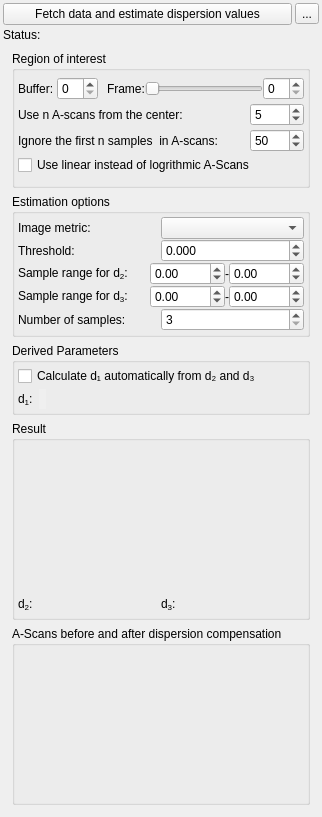
<?xml version="1.0" encoding="UTF-8"?>
<ui version="4.0">
 <class>DispersionEstimatorForm</class>
 <widget class="QWidget" name="DispersionEstimatorForm">
  <property name="geometry">
   <rect>
    <x>0</x>
    <y>0</y>
    <width>307</width>
    <height>817</height>
   </rect>
  </property>
  <property name="sizePolicy">
   <sizepolicy hsizetype="Preferred" vsizetype="Preferred">
    <horstretch>0</horstretch>
    <verstretch>0</verstretch>
   </sizepolicy>
  </property>
  <property name="minimumSize">
   <size>
    <width>0</width>
    <height>0</height>
   </size>
  </property>
  <property name="maximumSize">
   <size>
    <width>16777215</width>
    <height>16777215</height>
   </size>
  </property>
  <property name="windowTitle">
   <string>Form</string>
  </property>
  <layout class="QVBoxLayout" name="verticalLayout_7">
   <property name="spacing">
    <number>0</number>
   </property>
   <property name="leftMargin">
    <number>3</number>
   </property>
   <property name="topMargin">
    <number>3</number>
   </property>
   <property name="rightMargin">
    <number>3</number>
   </property>
   <property name="bottomMargin">
    <number>3</number>
   </property>
   <item>
    <layout class="QVBoxLayout" name="verticalLayout_5">
     <property name="spacing">
      <number>3</number>
     </property>
     <item>
      <layout class="QHBoxLayout" name="horizontalLayout_16">
       <item>
        <widget class="QPushButton" name="pushButton_fetch">
         <property name="text">
          <string>Fetch data and estimate dispersion values</string>
         </property>
        </widget>
       </item>
       <item>
        <widget class="QToolButton" name="toolButton_settings">
         <property name="text">
          <string>...</string>
         </property>
        </widget>
       </item>
      </layout>
     </item>
     <item>
      <widget class="QLabel" name="label_status">
       <property name="text">
        <string>Status:</string>
       </property>
      </widget>
     </item>
    </layout>
   </item>
   <item>
    <widget class="QWidget" name="widget_settings_area" native="true">
     <layout class="QVBoxLayout" name="verticalLayout_3">
      <item>
       <widget class="QGroupBox" name="groupBox">
        <property name="sizePolicy">
         <sizepolicy hsizetype="Expanding" vsizetype="Expanding">
          <horstretch>0</horstretch>
          <verstretch>0</verstretch>
         </sizepolicy>
        </property>
        <property name="minimumSize">
         <size>
          <width>200</width>
          <height>0</height>
         </size>
        </property>
        <property name="maximumSize">
         <size>
          <width>16777215</width>
          <height>16777215</height>
         </size>
        </property>
        <property name="title">
         <string>Region of interest</string>
        </property>
        <layout class="QVBoxLayout" name="verticalLayout">
         <property name="spacing">
          <number>0</number>
         </property>
         <property name="leftMargin">
          <number>3</number>
         </property>
         <property name="topMargin">
          <number>3</number>
         </property>
         <property name="rightMargin">
          <number>3</number>
         </property>
         <property name="bottomMargin">
          <number>3</number>
         </property>
         <item>
          <layout class="QHBoxLayout" name="horizontalLayout_4">
           <item>
            <layout class="QHBoxLayout" name="horizontalLayout_3">
             <item>
              <widget class="QLabel" name="label_4">
               <property name="text">
                <string>Buffer: </string>
               </property>
              </widget>
             </item>
             <item>
              <widget class="QSpinBox" name="spinBox_buffer"/>
             </item>
            </layout>
           </item>
           <item>
            <layout class="QHBoxLayout" name="horizontalLayout_2">
             <item>
              <spacer name="horizontalSpacer">
               <property name="orientation">
                <enum>Qt::Horizontal</enum>
               </property>
               <property name="sizeType">
                <enum>QSizePolicy::Fixed</enum>
               </property>
               <property name="sizeHint" stdset="0">
                <size>
                 <width>9</width>
                 <height>20</height>
                </size>
               </property>
              </spacer>
             </item>
             <item>
              <widget class="QLabel" name="label_3">
               <property name="text">
                <string>Frame:</string>
               </property>
              </widget>
             </item>
             <item>
              <layout class="QHBoxLayout" name="horizontalLayout">
               <item>
                <widget class="QSlider" name="horizontalSlider_frame">
                 <property name="orientation">
                  <enum>Qt::Horizontal</enum>
                 </property>
                </widget>
               </item>
               <item>
                <widget class="QSpinBox" name="spinBox_frame"/>
               </item>
              </layout>
             </item>
            </layout>
           </item>
          </layout>
         </item>
         <item>
          <layout class="QHBoxLayout" name="horizontalLayout_6">
           <item>
            <widget class="QLabel" name="label">
             <property name="text">
              <string>Use n A-scans from the center:</string>
             </property>
            </widget>
           </item>
           <item>
            <spacer name="horizontalSpacer_6">
             <property name="orientation">
              <enum>Qt::Horizontal</enum>
             </property>
             <property name="sizeHint" stdset="0">
              <size>
               <width>40</width>
               <height>20</height>
              </size>
             </property>
            </spacer>
           </item>
           <item>
            <widget class="QSpinBox" name="spinBox_numberOfAscans">
             <property name="minimum">
              <number>1</number>
             </property>
             <property name="maximum">
              <number>9999</number>
             </property>
             <property name="value">
              <number>5</number>
             </property>
            </widget>
           </item>
          </layout>
         </item>
         <item>
          <layout class="QHBoxLayout" name="horizontalLayout_9">
           <item>
            <widget class="QLabel" name="label_5">
             <property name="text">
              <string>Ignore the first n samples  in A-scans:</string>
             </property>
            </widget>
           </item>
           <item>
            <spacer name="horizontalSpacer_7">
             <property name="orientation">
              <enum>Qt::Horizontal</enum>
             </property>
             <property name="sizeHint" stdset="0">
              <size>
               <width>40</width>
               <height>20</height>
              </size>
             </property>
            </spacer>
           </item>
           <item>
            <widget class="QSpinBox" name="spinBox_samplesToIgnore">
             <property name="maximum">
              <number>9999</number>
             </property>
             <property name="value">
              <number>50</number>
             </property>
            </widget>
           </item>
          </layout>
         </item>
         <item>
          <widget class="QCheckBox" name="checkBox_useLinear">
           <property name="text">
            <string>Use linear instead of logrithmic A-Scans</string>
           </property>
          </widget>
         </item>
        </layout>
       </widget>
      </item>
      <item>
       <widget class="QGroupBox" name="groupBox_3">
        <property name="title">
         <string>Estimation options</string>
        </property>
        <layout class="QVBoxLayout" name="verticalLayout_4">
         <property name="spacing">
          <number>0</number>
         </property>
         <property name="leftMargin">
          <number>3</number>
         </property>
         <property name="topMargin">
          <number>3</number>
         </property>
         <property name="rightMargin">
          <number>3</number>
         </property>
         <property name="bottomMargin">
          <number>3</number>
         </property>
         <item>
          <layout class="QHBoxLayout" name="horizontalLayout_10">
           <item>
            <widget class="QLabel" name="label_6">
             <property name="text">
              <string>Image metric:</string>
             </property>
            </widget>
           </item>
           <item>
            <widget class="QComboBox" name="comboBox_imageMetric"/>
           </item>
          </layout>
         </item>
         <item>
          <layout class="QHBoxLayout" name="horizontalLayout_11">
           <item>
            <widget class="QLabel" name="label_7">
             <property name="text">
              <string>Threshold:</string>
             </property>
            </widget>
           </item>
           <item>
            <widget class="QDoubleSpinBox" name="doubleSpinBox_metricThreshold">
             <property name="decimals">
              <number>3</number>
             </property>
             <property name="minimum">
              <double>-999999.000000000000000</double>
             </property>
             <property name="maximum">
              <double>999999.000000000000000</double>
             </property>
             <property name="singleStep">
              <double>0.100000000000000</double>
             </property>
             <property name="stepType">
              <enum>QAbstractSpinBox::AdaptiveDecimalStepType</enum>
             </property>
            </widget>
           </item>
          </layout>
         </item>
         <item>
          <layout class="QHBoxLayout" name="horizontalLayout_13">
           <item>
            <widget class="QLabel" name="label_9">
             <property name="text">
              <string>&lt;html&gt;&lt;head/&gt;&lt;body&gt;&lt;p&gt;Sample range for d&lt;span style=&quot; vertical-align:sub;&quot;&gt;2&lt;/span&gt;:&lt;/p&gt;&lt;/body&gt;&lt;/html&gt;</string>
             </property>
            </widget>
           </item>
           <item>
            <spacer name="horizontalSpacer_4">
             <property name="orientation">
              <enum>Qt::Horizontal</enum>
             </property>
             <property name="sizeHint" stdset="0">
              <size>
               <width>40</width>
               <height>20</height>
              </size>
             </property>
            </spacer>
           </item>
           <item>
            <widget class="QDoubleSpinBox" name="doubleSpinBox_d2Start">
             <property name="minimum">
              <double>-9999.000000000000000</double>
             </property>
             <property name="maximum">
              <double>9999.000000000000000</double>
             </property>
            </widget>
           </item>
           <item>
            <widget class="QLabel" name="label_10">
             <property name="text">
              <string>-</string>
             </property>
            </widget>
           </item>
           <item>
            <widget class="QDoubleSpinBox" name="doubleSpinBox_d2End">
             <property name="minimum">
              <double>-9999.000000000000000</double>
             </property>
             <property name="maximum">
              <double>9999.000000000000000</double>
             </property>
            </widget>
           </item>
          </layout>
         </item>
         <item>
          <layout class="QHBoxLayout" name="horizontalLayout_14">
           <item>
            <widget class="QLabel" name="label_11">
             <property name="text">
              <string>&lt;html&gt;&lt;head/&gt;&lt;body&gt;&lt;p&gt;Sample range for d&lt;span style=&quot; vertical-align:sub;&quot;&gt;3&lt;/span&gt;:&lt;/p&gt;&lt;/body&gt;&lt;/html&gt;</string>
             </property>
            </widget>
           </item>
           <item>
            <spacer name="horizontalSpacer_5">
             <property name="orientation">
              <enum>Qt::Horizontal</enum>
             </property>
             <property name="sizeHint" stdset="0">
              <size>
               <width>40</width>
               <height>20</height>
              </size>
             </property>
            </spacer>
           </item>
           <item>
            <widget class="QDoubleSpinBox" name="doubleSpinBox_d3Start">
             <property name="minimum">
              <double>-9999.000000000000000</double>
             </property>
             <property name="maximum">
              <double>9999.000000000000000</double>
             </property>
            </widget>
           </item>
           <item>
            <widget class="QLabel" name="label_12">
             <property name="text">
              <string>-</string>
             </property>
            </widget>
           </item>
           <item>
            <widget class="QDoubleSpinBox" name="doubleSpinBox_d3End">
             <property name="minimum">
              <double>-9999.000000000000000</double>
             </property>
             <property name="maximum">
              <double>9999.000000000000000</double>
             </property>
            </widget>
           </item>
          </layout>
         </item>
         <item>
          <layout class="QHBoxLayout" name="horizontalLayout_15">
           <item>
            <widget class="QLabel" name="label_13">
             <property name="text">
              <string>Number of samples:</string>
             </property>
            </widget>
           </item>
           <item>
            <widget class="QSpinBox" name="spinBox_numberOfDispersionSamples">
             <property name="minimum">
              <number>3</number>
             </property>
             <property name="maximum">
              <number>99999</number>
             </property>
             <property name="value">
              <number>3</number>
             </property>
            </widget>
           </item>
          </layout>
         </item>
        </layout>
       </widget>
      </item>
      <item>
       <widget class="QGroupBox" name="groupBox_2">
        <property name="title">
         <string>Derived Parameters</string>
        </property>
        <layout class="QVBoxLayout" name="verticalLayout_8">
         <property name="spacing">
          <number>3</number>
         </property>
         <property name="leftMargin">
          <number>3</number>
         </property>
         <property name="topMargin">
          <number>3</number>
         </property>
         <property name="rightMargin">
          <number>3</number>
         </property>
         <property name="bottomMargin">
          <number>3</number>
         </property>
         <item>
          <widget class="QCheckBox" name="checkBox_calcd1">
           <property name="text">
            <string>Calculate d₁ automatically from d₂ and d₃</string>
           </property>
          </widget>
         </item>
         <item>
          <layout class="QHBoxLayout" name="horizontalLayout_12">
           <item>
            <layout class="QHBoxLayout" name="horizontalLayout_17">
             <item>
              <widget class="QLabel" name="label_16">
               <property name="text">
                <string>&lt;html&gt;&lt;head/&gt;&lt;body&gt;&lt;p&gt;d&lt;span style=&quot; vertical-align:sub;&quot;&gt;1&lt;/span&gt;: &lt;/p&gt;&lt;/body&gt;&lt;/html&gt;</string>
               </property>
              </widget>
             </item>
             <item>
              <widget class="QLabel" name="label_resultD1">
               <property name="autoFillBackground">
                <bool>true</bool>
               </property>
               <property name="text">
                <string/>
               </property>
               <property name="textInteractionFlags">
                <set>Qt::LinksAccessibleByKeyboard|Qt::LinksAccessibleByMouse|Qt::TextBrowserInteraction|Qt::TextSelectableByKeyboard|Qt::TextSelectableByMouse</set>
               </property>
              </widget>
             </item>
            </layout>
           </item>
           <item>
            <spacer name="horizontalSpacer_8">
             <property name="orientation">
              <enum>Qt::Horizontal</enum>
             </property>
             <property name="sizeHint" stdset="0">
              <size>
               <width>40</width>
               <height>20</height>
              </size>
             </property>
            </spacer>
           </item>
          </layout>
         </item>
        </layout>
       </widget>
      </item>
      <item>
       <widget class="QGroupBox" name="groupBox_4">
        <property name="title">
         <string>Result</string>
        </property>
        <layout class="QVBoxLayout" name="verticalLayout_2">
         <property name="spacing">
          <number>0</number>
         </property>
         <property name="leftMargin">
          <number>3</number>
         </property>
         <property name="topMargin">
          <number>3</number>
         </property>
         <property name="rightMargin">
          <number>3</number>
         </property>
         <property name="bottomMargin">
          <number>3</number>
         </property>
         <item>
          <widget class="LinePlot" name="widget_linePlot" native="true">
           <property name="sizePolicy">
            <sizepolicy hsizetype="Expanding" vsizetype="Expanding">
             <horstretch>0</horstretch>
             <verstretch>0</verstretch>
            </sizepolicy>
           </property>
           <property name="minimumSize">
            <size>
             <width>160</width>
             <height>150</height>
            </size>
           </property>
          </widget>
         </item>
         <item>
          <layout class="QHBoxLayout" name="horizontalLayout_8">
           <item>
            <layout class="QHBoxLayout" name="horizontalLayout_5">
             <item>
              <widget class="QLabel" name="label_14">
               <property name="text">
                <string>&lt;html&gt;&lt;head/&gt;&lt;body&gt;&lt;p&gt;d&lt;span style=&quot; vertical-align:sub;&quot;&gt;2&lt;/span&gt;: &lt;/p&gt;&lt;/body&gt;&lt;/html&gt;</string>
               </property>
              </widget>
             </item>
             <item>
              <widget class="QLabel" name="label_resultD2">
               <property name="text">
                <string/>
               </property>
               <property name="textInteractionFlags">
                <set>Qt::LinksAccessibleByKeyboard|Qt::LinksAccessibleByMouse|Qt::TextBrowserInteraction|Qt::TextSelectableByKeyboard|Qt::TextSelectableByMouse</set>
               </property>
              </widget>
             </item>
            </layout>
           </item>
           <item>
            <spacer name="horizontalSpacer_2">
             <property name="orientation">
              <enum>Qt::Horizontal</enum>
             </property>
             <property name="sizeHint" stdset="0">
              <size>
               <width>40</width>
               <height>20</height>
              </size>
             </property>
            </spacer>
           </item>
           <item>
            <layout class="QHBoxLayout" name="horizontalLayout_7">
             <item>
              <widget class="QLabel" name="label_15">
               <property name="text">
                <string>&lt;html&gt;&lt;head/&gt;&lt;body&gt;&lt;p&gt;d&lt;span style=&quot; vertical-align:sub;&quot;&gt;3&lt;/span&gt;: &lt;/p&gt;&lt;/body&gt;&lt;/html&gt;</string>
               </property>
              </widget>
             </item>
             <item>
              <widget class="QLabel" name="label_resultD3">
               <property name="text">
                <string/>
               </property>
               <property name="textInteractionFlags">
                <set>Qt::LinksAccessibleByMouse|Qt::TextSelectableByKeyboard|Qt::TextSelectableByMouse</set>
               </property>
              </widget>
             </item>
            </layout>
           </item>
           <item>
            <spacer name="horizontalSpacer_3">
             <property name="orientation">
              <enum>Qt::Horizontal</enum>
             </property>
             <property name="sizeHint" stdset="0">
              <size>
               <width>40</width>
               <height>20</height>
              </size>
             </property>
            </spacer>
           </item>
          </layout>
         </item>
        </layout>
       </widget>
      </item>
      <item>
       <widget class="QGroupBox" name="groupBox_5">
        <property name="title">
         <string>A-Scans before and after dispersion compensation</string>
        </property>
        <layout class="QVBoxLayout" name="verticalLayout_6">
         <property name="spacing">
          <number>0</number>
         </property>
         <property name="leftMargin">
          <number>3</number>
         </property>
         <property name="topMargin">
          <number>3</number>
         </property>
         <property name="rightMargin">
          <number>3</number>
         </property>
         <property name="bottomMargin">
          <number>3</number>
         </property>
         <item>
          <widget class="LinePlot" name="widget_linePlot_ascans" native="true">
           <property name="sizePolicy">
            <sizepolicy hsizetype="Expanding" vsizetype="Expanding">
             <horstretch>0</horstretch>
             <verstretch>0</verstretch>
            </sizepolicy>
           </property>
           <property name="minimumSize">
            <size>
             <width>160</width>
             <height>150</height>
            </size>
           </property>
          </widget>
         </item>
        </layout>
       </widget>
      </item>
     </layout>
    </widget>
   </item>
  </layout>
 </widget>
 <customwidgets>
  <customwidget>
   <class>LinePlot</class>
   <extends>QWidget</extends>
   <header>lineplot.h</header>
   <container>1</container>
  </customwidget>
 </customwidgets>
 <resources/>
 <connections/>
</ui>
